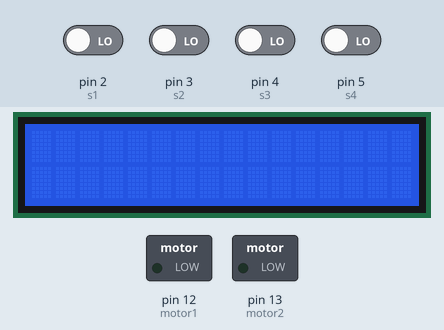
A sketch run on a simulated Arduino Uno, built with avr-gcc and run on an emulated ATmega328P. Parts: 16×2 character LCD, switched loads named in the sketch (green lamp = pin HIGH). Inputs (shaded band) come from the test bench; at power-on: pin 2 (s1), pin 3 (s2), pin 4 (s3), pin 5 (s4) LOW.

Above: at 1.2 s.
1.3 s: pin 3 (s2) driven HIGH
At 1.7 s:
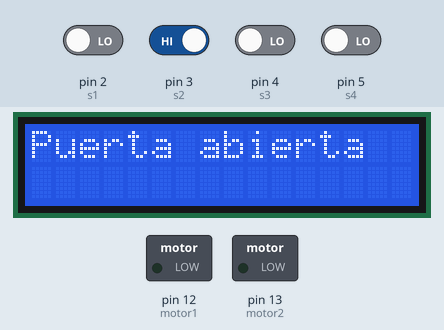
2.8 s: pin 2 (s1) driven HIGH
At 4.0 s:
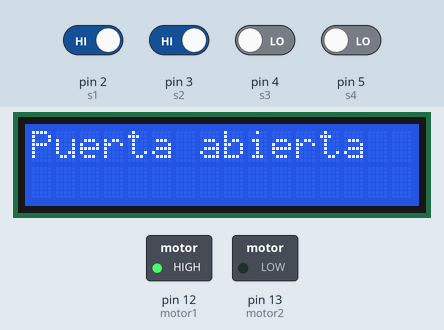
4.3 s: pin 2 (s1) driven LOW and pin 3 (s2) driven LOW and pin 4 (s3) driven HIGH and pin 5 (s4) driven HIGH
At 5.1 s:
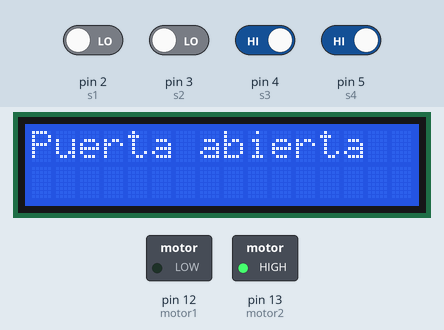
5.8 s: pin 4 (s3) driven LOW
At 6.3 s:
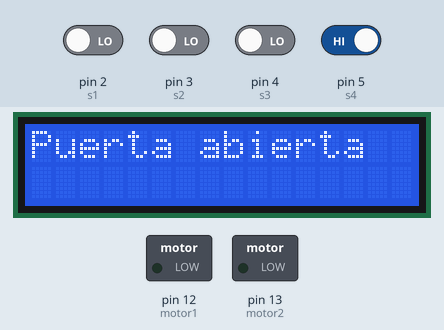
7.3 s: pin 4 (s3) driven HIGH
At 8.6 s:
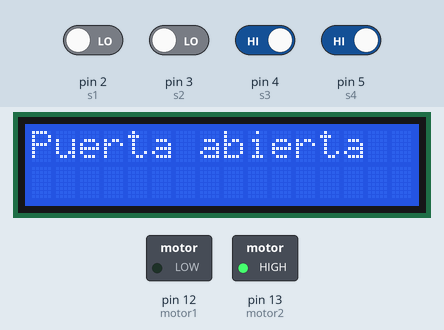
Timing chart, 0 to 9.8 s (numbered marks = the images above; inputs shaded):
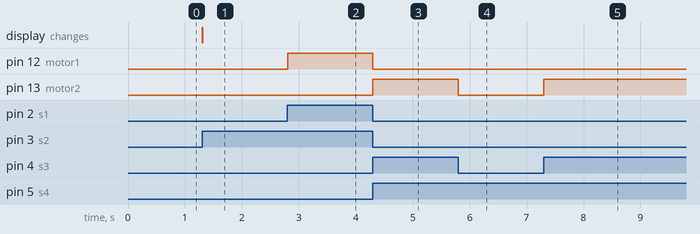

Measured:
- after the input at 1.3 s, the display: changes at once (image 1)
- after the input at 2.8 s, pin 12 (motor1): LOW → HIGH at once
- after the input at 4.3 s, pin 12 (motor1): HIGH → LOW at once; pin 13 (motor2): LOW → HIGH at once
- after the input at 5.8 s, pin 13 (motor2): HIGH → LOW at once
- after the input at 7.3 s, pin 13 (motor2): LOW → HIGH at once

The sketch:

Examen.ino
```cpp
#include <LiquidCrystal.h>

LiquidCrystal lcd(6,7,8,9,10,11);

int s1 = 2;
int s2 = 3;
int s3 = 4;
int s4 = 5;

int motor1 = 12;
int motor2 = 13;

int a;
int b;
int c;
int d;

void setup() {
  lcd.begin(16, 2);
  pinMode(s1, INPUT);
  pinMode(s2, INPUT);
  pinMode(s3, INPUT);
  pinMode(s4, INPUT);
  pinMode(motor1, OUTPUT);
  pinMode(motor2, OUTPUT);
}

void loop() {
  lcd.setCursor(0,0);
  a = digitalRead(s1);
  b = digitalRead(s2);
  c = digitalRead(s3);
  d = digitalRead(s4);

  if(a){
    digitalWrite(motor1, HIGH);
    digitalWrite(motor2, LOW);
  }else if(b){
    lcd.print("Puerta abierta");
  }else if((c && d && !a) || (c && d && b)){
    digitalWrite(motor2, HIGH);
    digitalWrite(motor1, LOW);
  }else{
    digitalWrite(motor1, LOW);
    digitalWrite(motor2, LOW);
  }
}
```
